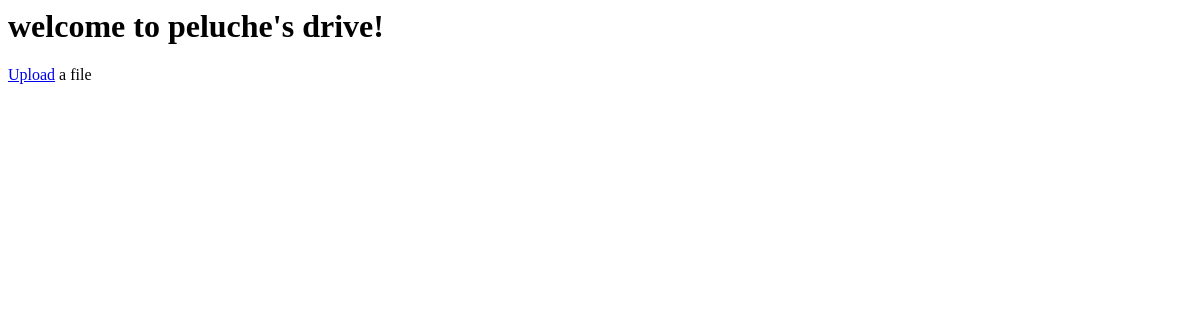
Page / (signed in) on the earlier database version.
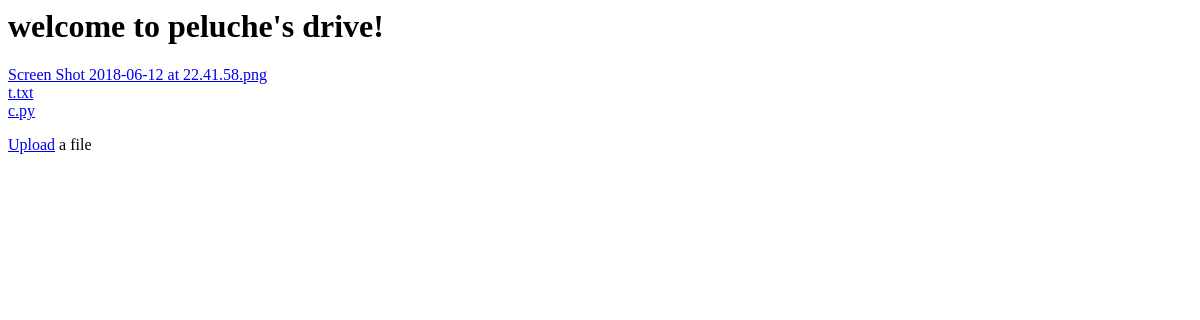
Same page on the later database version.
### tables this page shows
CREATE TABLE files (fileid INTEGER PRIMARY KEY, userid INTEGER, filename TEXT, content BLOB);

### app.py (the view)
@app.route('/')
@login_required
def home():
	return render_template('home.html', filenames=get_filenames(), user=session['username'] )

### app.py (called while the page is built)
def login_required(f):
	@wraps(f)
	def wrap(*args, **kwargs):
		if 'logged_in' in session:
			return f(*args, **kwargs)
		else:
			flash('Please login')
			return redirect(url_for('login', next=request.url))
	return wrap

def check_username(username):
	conn = sqlite3.connect('drive.db')
	c = conn.cursor()
	c.execute("SELECT id, name FROM users where name = ?", (username,))
	data = c.fetchone()
	conn.commit()
	c.close()
	conn.close()
	return data

def get_filenames():
	conn = sqlite3.connect('drive.db')
	c = conn.cursor()
	userid = check_username(session['username'])[0]
	c.execute("SELECT filename FROM files where userid = ?", (userid,))
	data = c.fetchall()
	conn.commit()
	c.close()
	conn.close()
	return [x[0] for x in data]

### templates/home.html
<p><h1> welcome to {{ user }}'s drive! </h1></p>
{% for filename in filenames %}
<tr>
	<a href="files/{{ filename }}" download> {{filename}} </a> <br>
</tr>
{% endfor %}
<p><a href="{{ url_for('upload') }}" > Upload</a> a file</p>

Differences in the rows shown:
added files: filename "Screen Shot 2018-06-12 at 22.41.58.png"
added files: filename "t.txt"
added files: filename "c.py"
